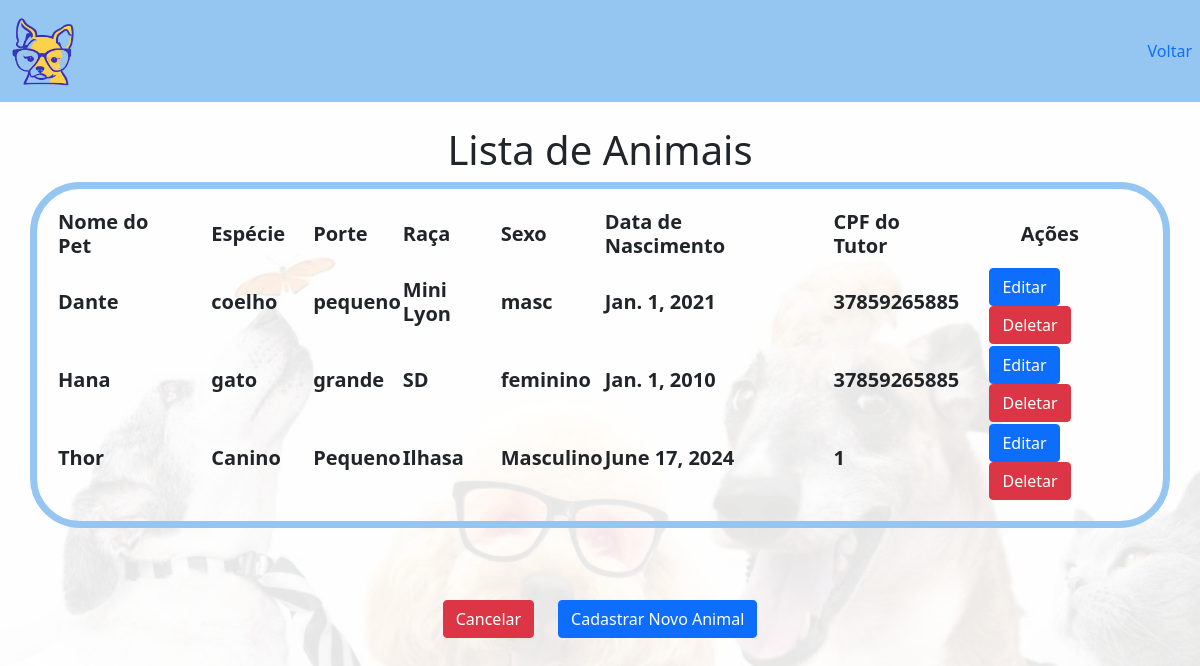
The page /atualizacaoAnimal/ on the database its author committed.
### Aplicativo/models.py (models this page shows, shortened)
class cadastroAnimalModel(models.Model):
    nomepet = models.CharField(max_length=200)
    especie = models.CharField(max_length=200)
    porte = models.CharField(max_length=200)
    raca = models.CharField(max_length=200)
    cor = models.CharField(max_length=200)
    sexo = models.CharField(max_length=200)
    datanascimento = models.DateField(max_length=200)
    cpftutor = models.CharField(max_length=200)

### Aplicativo/views.py (the view)
# urls.py: path('atualizacaoAnimal/', views.atualizacaoAnimal, name='atualizacaoAnimal'),
def atualizacaoAnimal(request):
    animais = cadastroAnimalModel.objects.all()  # Recupera todos os animais do banco de dados
    context = {
        'animais': animais
    }
    return render(request, 'atualizacaoAnimal.html', context)

### Aplicativo/templates/atualizacaoAnimal.html (shortened to what this page needs)
<!DOCTYPE html>
<html lang="en">
<head>
    {% load static %}
    <link rel="stylesheet" type="text/css" href="{% static 'css/index.css' %}">
    <link rel="stylesheet" type="text/css" href="{% static 'css/editar.css' %}">
    <link href="https://cdn.jsdelivr.net/npm/bootstrap@5.0.2/dist/css/bootstrap.min.css" rel="stylesheet"
>
</head>
<body>
    <nav class="navbar navbar-expand-lg custom-bg">
        <div class="collapse navbar-collapse" id="navbarNav">
            <ul class="navbar-nav">
                <li class="nav-item">
                    <a class="nav-link active left-link" aria-current="page" href="{% url 'index' %}">
                        <img src='{% static "Aplicativo/media/logo.png"%}' class="img">
                    </a>
                </li>
            </ul>
            <ul class="navbar-nav ms-auto">
                <li class="nav-item">
                    <a class="nav-link" href="{% url 'dashatualizacao' %}">Voltar</a>
                </li>
            </ul>
        </div>
    </nav><br>
    <div class="background-img">
        <h1 class="text-center">Lista de Animais</h1>
        <div class="container">
            <table>
                <thead>
                    <tr>
                        <th><h5><b>Nome do Pet&nbsp;&nbsp;&nbsp;&nbsp;&nbsp;&nbsp;</b></h5></th>
                        <th><h5><b>Espécie&nbsp;&nbsp;&nbsp;&nbsp;&nbsp;</b></h5></th>
                        <th><h5><b>Porte&nbsp;&nbsp;&nbsp;&nbsp;&nbsp;&nbsp;</b></h5></th>
                        <th><h5><b>Raça&nbsp;&nbsp;&nbsp;&nbsp;&nbsp;&nbsp;</b></h5></th>
                        <th><h5><b>Sexo&nbsp;&nbsp;&nbsp;&nbsp;&nbsp;&nbsp;</b></h5></th>
                        <th><h5><b>Data de Nascimento&nbsp;&nbsp;&nbsp;&nbsp;&nbsp;&nbsp;</b></h5></th>
                        <th><h5><b>CPF do Tutor&nbsp;&nbsp;&nbsp;&nbsp;&nbsp;&nbsp;</b></h5></th>
                        <th><h5><b>&nbsp;&nbsp;&nbsp;&nbsp;&nbsp;&nbsp;Ações&nbsp;&nbsp;&nbsp;&nbsp;&nbsp;&nbsp;</b></h5></th>
                    </tr>
                </thead>
                <tbody>
                    {% for animal in animais %}
                    <tr>
                        <td><h5><b>{{ animal.nomepet }}</b></h5></td>
                        <td><h5><b>{{ animal.especie }}</b></h5></td>
                        <td><h5><b>{{ animal.porte }}</b></h5></td>
                        <td><h5><b>{{ animal.raca }}</b></h5></td>
                        <td><h5><b>{{ animal.sexo }}</b></h5></td>
                        <td><h5><b>{{ animal.datanascimento }}</b></h5></td>
                        <td><h5><b>{{ animal.cpftutor }}</b></h5></td>
                        <td>
                            <a href="/updateAnimal/{{ animal.id }}" class="btn btn-primary">Editar</a>
                            <a href="/deleteAnimal/{{ animal.id }}" class="btn btn-danger">Deletar</a>
                        </td>
                    </tr>
                    {% endfor %}
                </tbody>
            </table>
        </div>
        <br><br><br>
         <div class="row justify-content-center">
            <div class="col-auto">
                <a href="{% url 'home' %}" class="btn btn-danger">Cancelar</a>
            </div>
            <div class="col-auto">
                <a href="{% url 'cadastroAnimal' %}" class="btn btn-primary">Cadastrar Novo Animal</a>
            </div>
        </div>
    </div>
</body>
</html>

### Aplicativo/static/css/index.css (style rules this page uses)
.custom-bg { background-color: #95C6F2; }

### Aplicativo/static/css/editar.css (style rules this page uses)
body { background-image: url('../Aplicativo/media/fundo_opaco.png'); background-size: cover; background-repeat: no-repeat; background-attachment: fixed; }

### Aplicativo/templates/atualizacaoAnimal.html (style rules this page uses)
.container { border: 7px solid #95C6F2; border-radius: 50px; padding: 20px; width: fit-content; }
.img { width: 70px; height: 70px; }

### rows shown on the page
cadastroAnimalModel: nomepet "Dante", especie "coelho", porte "pequeno", raca "Mini Lyon", sexo "masc", datanascimento "Jan. 1, 2021", cpftutor "37859265885"
cadastroAnimalModel: nomepet "Hana", especie "gato", porte "grande", raca "SD", sexo "feminino", datanascimento "Jan. 1, 2010", cpftutor "37859265885"
cadastroAnimalModel: nomepet "Thor", especie "Canino", porte "Pequeno", raca "Ilhasa", sexo "Masculino", datanascimento "June 17, 2024", cpftutor "1"
